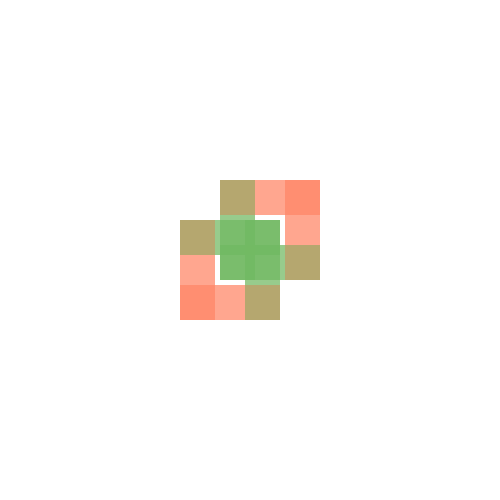
Frame 1 (no input)
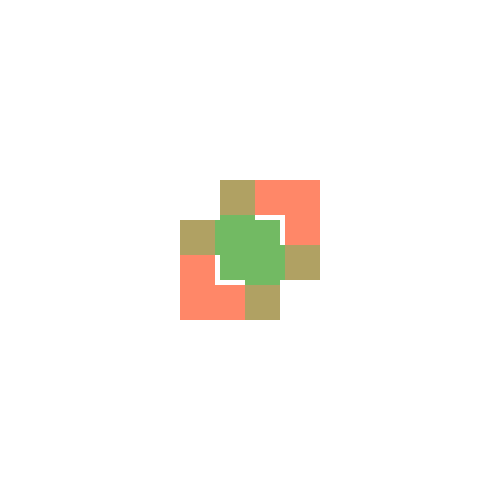
Frame 60 (the mouse pressed at the canvas centre just before this capture)
Frame 120 (the mouse held since frame 60 and released just before this capture): identical to frame 60, image omitted

The Processing sketch that drew these frames (run headless with seeded random() and noise(); from frame 60 on, the mouse is pressed at the canvas centre):

// Processing sketch: processing_85121
// ── processing_85121.pde

void setup(){
size(500, 500);
 background(255);
 smooth();
}

void draw(){
  noStroke();
  //ㄱㄱ
  translate(width/2, height/2);
  for (int i=0;i<360;i=i+30){
  rotate(radians(180)); 
  fill(255,135,100,50);
  rect(-30,-70,100,35);
  rect(35,-70,35,100);
  //ㄴ
  fill(110,185,95,50);
  rect(-30,-5,100,35);
  rect(-30,-70,35,100);
 }
}
